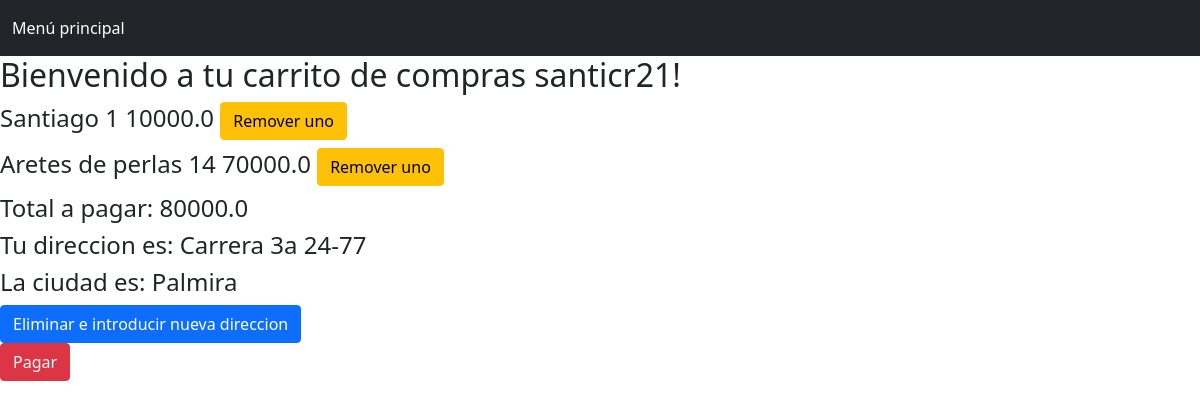
/cart (signed in), run on the app's committed database.
### tables this page shows
CREATE TABLE Cart(
        User TEXT, ItemId INTEGER, Quantity INTEGER, FOREIGN KEY(User) REFERENCES User(Name), FOREIGN KEY(ItemId) REFERENCES Item(Id), PRIMARY KEY(User, ItemId)
    );

CREATE TABLE Item (Id INTEGER PRIMARY KEY AUTOINCREMENT, Name TEXT, Quantity INT, Price REAL, Sold INT, Description TEXT, URL TEXT);

CREATE TABLE ClientAd (Id INTEGER PRIMARY KEY AUTOINCREMENT, User TEXT, Address TEXT, City TEXT, Phone TEXT, FOREIGN KEY(User) REFERENCES User(NAME));

### app.py (the view)
@app.route('/cart')
def cart():
    if "user" in session:
        user = session["user"]
        rows = c.readCartItems(user)
        lst = []
        total = 0
        for row in rows:
            data = {}
            data['item'] = row[0]
            data['cant'] = row[1]
            data['total'] = row[2]
            data['idIt'] = row[3]
            total += row[2]
            lst.append(data)
        ad = c.readUserAddress(user)
        return render_template('cart.html', lst = lst, user = user, total = total, ad = ad)
    return redirect(url_for('index'))

### controller/controller_cart.py (called while the page is built)
def readCartItems(user):
    conn = sqlite3.connect(DB_PATH)
    cursor = conn.cursor()
    query1 = f"""
    SELECT Name, Cart.Quantity, Cart.Quantity * Price, ItemId
    FROM Cart INNER JOIN Item ON Id = ItemId WHERE User = '{user}'
    """
    rows = cursor.execute(query1)
    rows = list(rows)
    conn.close()
    return rows

### controller/controller_user.py (called while the page is built)
def readUserAddress(user):
    conn = sqlite3.connect(DB_PATH)
    cursor = conn.cursor()
    query1 = f"SELECT Address, City FROM ClientAd WHERE User = '{user}'"
    lst = list(cursor.execute(query1))
    conn.close()
    return lst

### templates/cart.html (shortened to what this page needs)
<!DOCTYPE html>
<html>
	<head>
		<link href="https://cdn.jsdelivr.net/npm/bootstrap@5.0.2/dist/css/bootstrap.min.css" rel="stylesheet">
	</head>
	<body>
		<nav class="navbar navbar-dark bg-dark">
            <div class="container-fluid">
                <ul class="navbar-nav me-auto mb-2 mb-lg-0">
                    <li class="nav-item">
                        <a class="nav-link active" aria-current="page" href="{{ url_for('index') }}">
                            Menú principal
                        </a>
                    </li>
                </ul>
            </div>
        </nav>
		<h2>Bienvenido a tu carrito de compras {{ user }}!</h2>
        {% if total > 0 %}
		    {% for row in lst %}
            <form action="{{ url_for('remove_item', idIt = row['idIt']) }}">
                <h4>
                    {{ row['item'] }} {{ row['cant'] }} {{ row['total'] }}
                        <button type="submit" class="btn btn-warning">Remover uno</button>
                </h4>
            </form>
            {% endfor %}
            <h4>Total a pagar: {{ total }}</h4>
            {% if ad|length == 0 %}
                <a href="{{ url_for('address') }}">
                    <button type="submit" class="btn btn-primary">Agregar dirección</button>
                </a>
            {% elif ad|length > 0 %}
                <h4>Tu direccion es: {{ ad[0][0] }}</h4>
                <h4>La ciudad es: {{ ad[0][1] }}</h4>
                <a href="{{ url_for('address') }}">
                    <button type="submit" class="btn btn-primary">Eliminar e introducir nueva direccion</button>
                </a>
            {% endif %}
            <form action="{{ url_for('pay', user = user) }}">
                <button type="submit" class="btn btn-danger">Pagar</button>
            </form>
        {% endif %}
	</body>
</html>

### data on the page
Cart: item "Santiago", cant "1", total "10000.0"
Cart: item "Aretes de perlas", cant "14", total "70000.0"
ClientAd: Address "Carrera 3a 24-77", City "Palmira"

### other printed values
{{ user }} "santicr21"
{{ total }} "80000.0"
